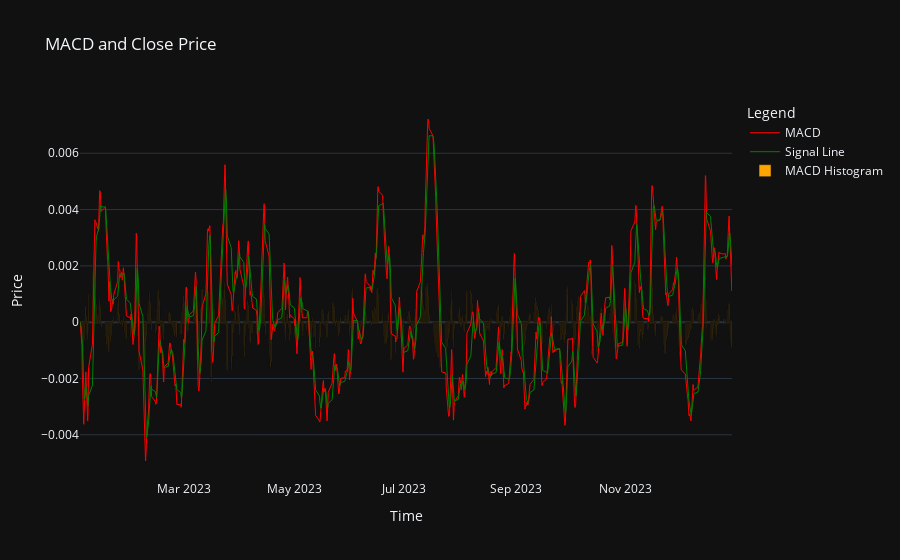

This figure's notebook cell:
### Code cell
import plotly.graph_objects as go
import pandas as pd

# Assuming df is your DataFrame

# Create figure
fig = go.Figure()

# # Add close price trace
# fig.add_trace(go.Scatter(x=df['time'], y=df['close'],
#                          mode='lines', name='Close Price',
#                          line=dict(color='blue', width=2)))

# Add MACD line trace
fig.add_trace(go.Scatter(x=df['time'], y=df['MACD'],
                         mode='lines', name='MACD',
                         line=dict(color='red', width=1)))

# Add MACD signal line trace
fig.add_trace(go.Scatter(x=df['time'], y=df['signal_line'],
                         mode='lines', name='Signal Line',
                         line=dict(color='green', width=1)))

# Add MACD histogram bars
fig.add_trace(go.Bar(x=df['time'], y=df['MACD_histogram'],
                     name='MACD Histogram', marker_color='orange'))

# Update layout for better visualization
fig.update_layout(
    title="MACD and Close Price",
    xaxis_title="Time",
    yaxis_title="Price",
    legend_title="Legend",
    template="plotly_dark",
    xaxis_rangeslider_visible=False  # Hide range slider for better visualization
)

# Show the figure
fig.show()

### Figure 1 — Plotly figure (JSON) as saved in the notebook; plotly's stock layout.template omitted (floating-point values rounded to 4 significant figures; data arrays with more than 128 entries replaced by an {"elided": "..."} marker saying what was removed)
{"data": [{"line": {"color": "red", "width": 1}, "mode": "lines", "name": "MACD", "type": "scatter", "x": {"elided": "1554 str values"}, "y": {"elided": "1554 float values"}}, {"line": {"color": "green", "width": 1}, "mode": "lines", "name": "Signal Line", "type": "scatter", "x": {"elided": "1554 str values"}, "y": {"elided": "1554 float values"}}, {"marker": {"color": "orange"}, "name": "MACD Histogram", "type": "bar", "x": {"elided": "1554 str values"}, "y": {"elided": "1554 float values"}}], "layout": {"legend": {"title": {"text": "Legend"}}, "title": {"text": "MACD and Close Price"}, "xaxis": {"rangeslider": {"visible": false}, "title": {"text": "Time"}}, "yaxis": {"title": {"text": "Price"}}}}
